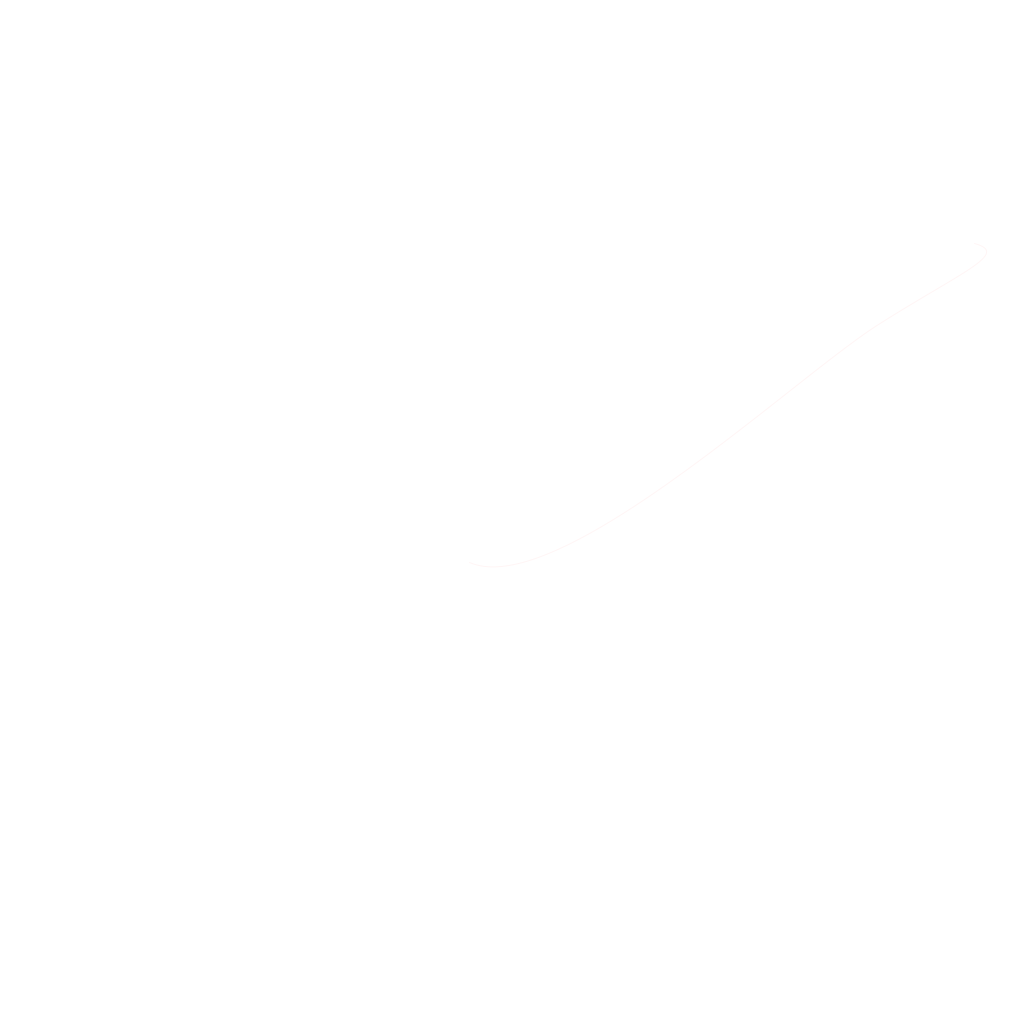
Frame 1 (no input)
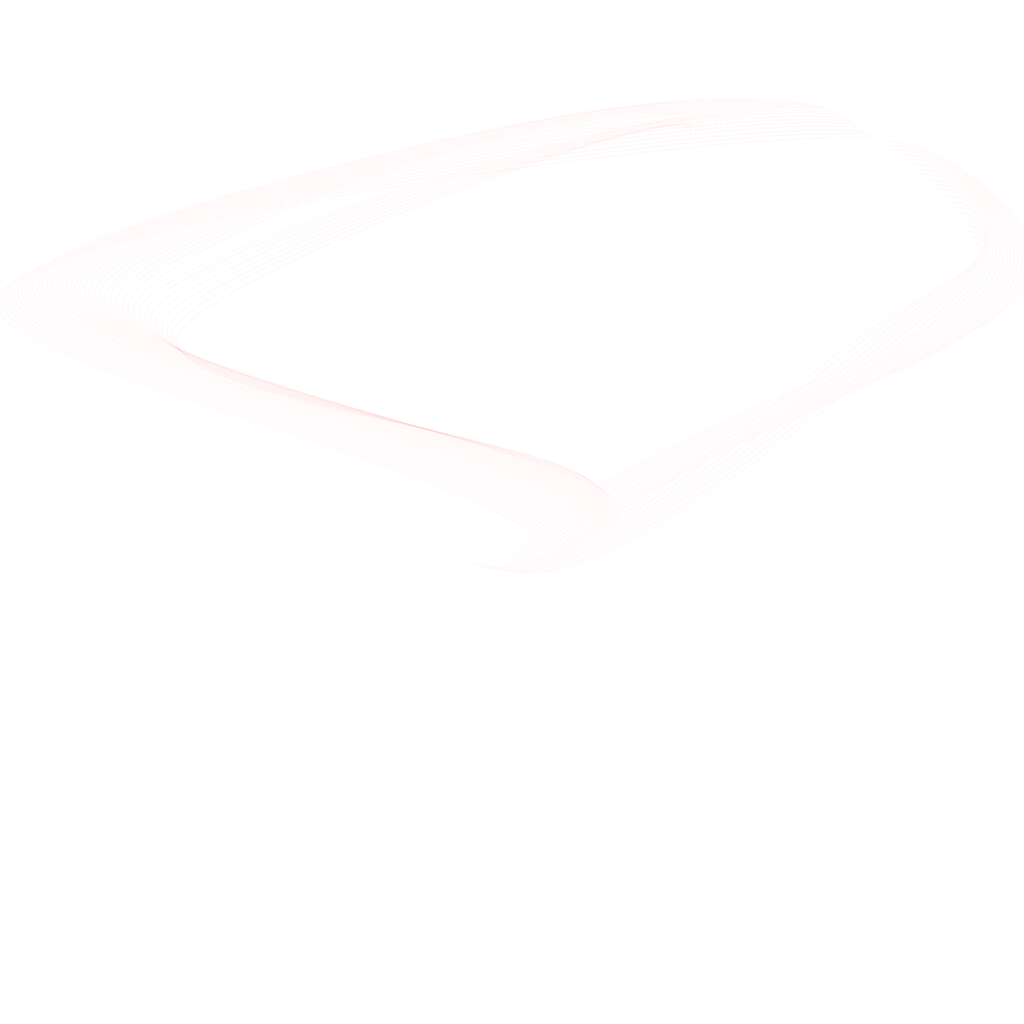
Frame 60 (the mouse pressed at the canvas centre just before this capture)
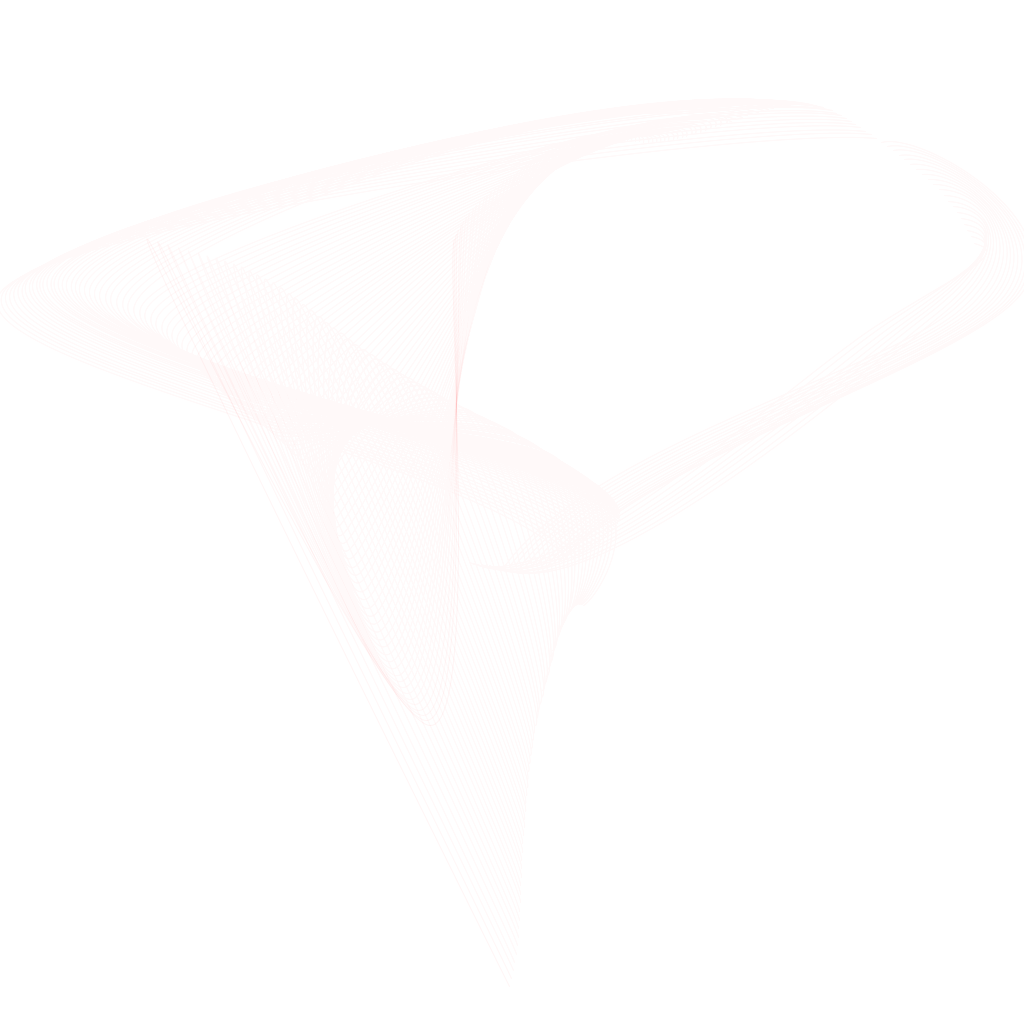
Frame 120 (the mouse held since frame 60 and released just before this capture)

The Processing sketch that drew these frames (run headless with seeded random() and noise(); from frame 60 on, the mouse is pressed at the canvas centre):

// Processing sketch: GenerativeSomething1
// ── GenerativeSomething1.pde
//Insipred by: https://www.fal-works.com/creative-coding-posts/generative-something

ArrayList<PVector>points;
void setup(){
  size(1024,1024);
  points=new ArrayList<PVector>();
  background(255);
  for(int i=0;i<5;i++){
    addPoint(random(width),random(height));
  }
}
void addPoint(float x,float y){
  PVector p=new PVector(x,y);
  points.add(p);
}
void mousePressed(){
  addPoint(mouseX,mouseY);
}
void draw(){
  fill(255,20);
  noStroke();
  rect(0,0,width,height);
  
  stroke(255,0,0,10);
  noFill();
  beginShape();
  for(PVector p:points){
    curveVertex(p.x,p.y);
  }
  endShape();
  for(PVector p:points){
    fill(0);
    //ellipse(p.x,p.y,2,2);
  }
  for(int i=0;i<points.size();i++){
    float zoom=0.01;
    float offx=noise(i*100,0+frameCount*zoom)-0.5;
    float offy=noise(i*100,100+frameCount*zoom)-0.5;
    offx*=40;
    offy*=40;
    float x=points.get(i).x+offx;
    float y=points.get(i).y+offy;
    if(x<0)x=width;
    if(y<0)y=height;
    if(x>width)x=0;
    if(y>height)y=0;
    points.set(i,new PVector(x,y));
  }
}
